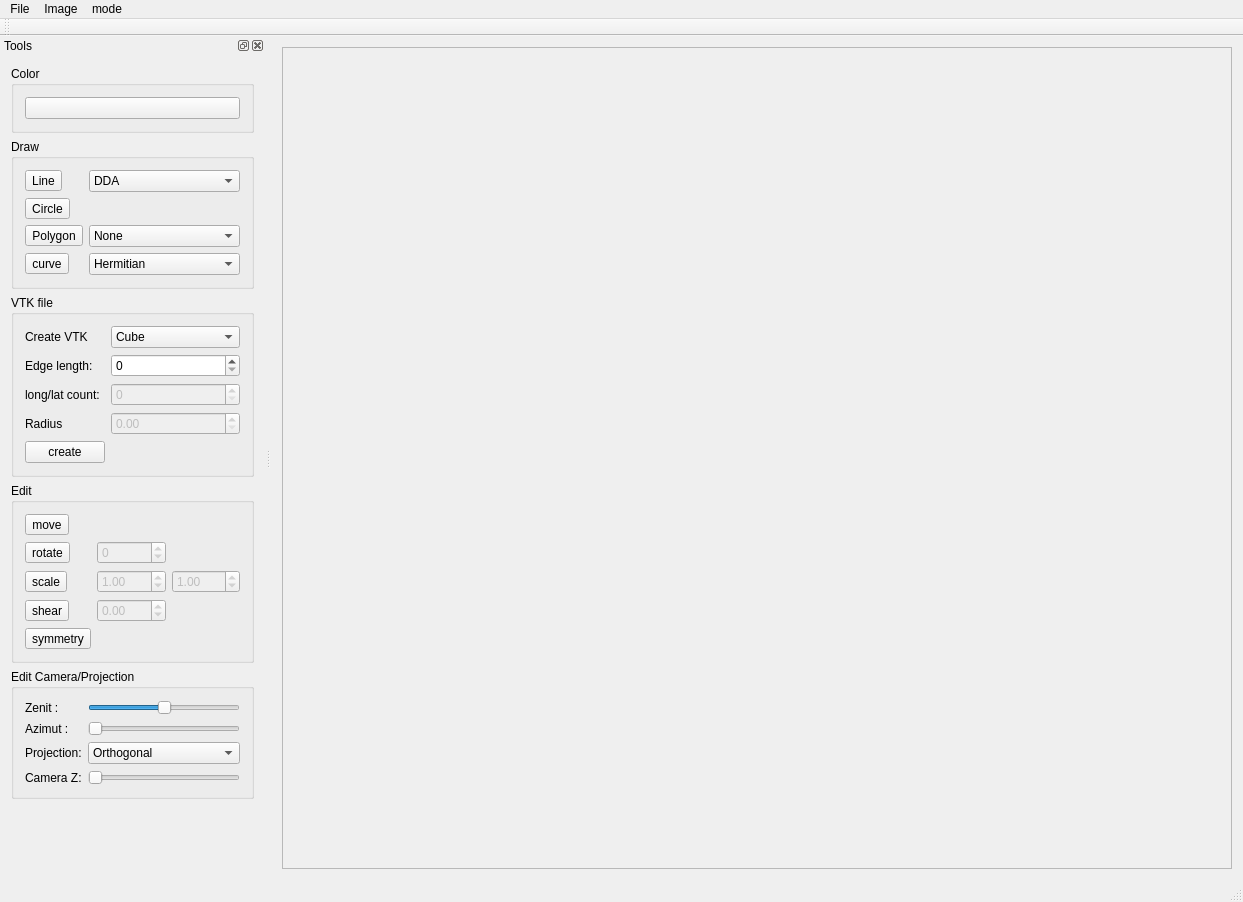
<?xml version="1.0" encoding="UTF-8"?>
<ui version="4.0">
 <class>ModelViewerClass</class>
 <widget class="QMainWindow" name="ModelViewerClass">
  <property name="geometry">
   <rect>
    <x>0</x>
    <y>0</y>
    <width>1243</width>
    <height>902</height>
   </rect>
  </property>
  <property name="windowTitle">
   <string>ModelViewer</string>
  </property>
  <widget class="QWidget" name="centralWidget">
   <layout class="QVBoxLayout" name="verticalLayout_3">
    <item>
     <widget class="QScrollArea" name="scrollArea">
      <property name="widgetResizable">
       <bool>true</bool>
      </property>
      <widget class="QWidget" name="scrollAreaWidgetContents">
       <property name="geometry">
        <rect>
         <x>0</x>
         <y>0</y>
         <width>980</width>
         <height>827</height>
        </rect>
       </property>
      </widget>
     </widget>
    </item>
   </layout>
  </widget>
  <widget class="QMenuBar" name="menuBar">
   <property name="geometry">
    <rect>
     <x>0</x>
     <y>0</y>
     <width>1243</width>
     <height>22</height>
    </rect>
   </property>
   <widget class="QMenu" name="menuFile">
    <property name="title">
     <string>File</string>
    </property>
    <addaction name="actionOpen"/>
    <addaction name="actionSave_as"/>
    <addaction name="separator"/>
    <addaction name="actionExit"/>
   </widget>
   <widget class="QMenu" name="menuImage">
    <property name="title">
     <string>Image</string>
    </property>
    <addaction name="actionClear"/>
   </widget>
   <widget class="QMenu" name="menumode">
    <property name="title">
     <string>mode</string>
    </property>
    <addaction name="action2D"/>
    <addaction name="action3D"/>
   </widget>
   <addaction name="menuFile"/>
   <addaction name="menuImage"/>
   <addaction name="menumode"/>
  </widget>
  <widget class="QToolBar" name="mainToolBar">
   <attribute name="toolBarArea">
    <enum>TopToolBarArea</enum>
   </attribute>
   <attribute name="toolBarBreak">
    <bool>false</bool>
   </attribute>
  </widget>
  <widget class="QStatusBar" name="statusBar"/>
  <widget class="QDockWidget" name="dockWidget">
   <property name="windowTitle">
    <string>Tools</string>
   </property>
   <attribute name="dockWidgetArea">
    <number>1</number>
   </attribute>
   <widget class="QWidget" name="dockWidgetContents">
    <layout class="QVBoxLayout" name="verticalLayout">
     <item>
      <widget class="QGroupBox" name="groupBox">
       <property name="title">
        <string>Color</string>
       </property>
       <layout class="QVBoxLayout" name="verticalLayout_2">
        <item>
         <widget class="QPushButton" name="pushButtonSetColor">
          <property name="text">
           <string/>
          </property>
         </widget>
        </item>
       </layout>
      </widget>
     </item>
     <item>
      <widget class="QGroupBox" name="groupBox_2">
       <property name="title">
        <string>Draw</string>
       </property>
       <property name="checkable">
        <bool>false</bool>
       </property>
       <layout class="QFormLayout" name="formLayout">
        <item row="1" column="0">
         <widget class="QToolButton" name="toolButtonDrawLine">
          <property name="text">
           <string>Line</string>
          </property>
          <property name="checkable">
           <bool>true</bool>
          </property>
         </widget>
        </item>
        <item row="1" column="1">
         <widget class="QComboBox" name="comboBoxLineAlg">
          <item>
           <property name="text">
            <string>DDA</string>
           </property>
          </item>
          <item>
           <property name="text">
            <string>Bresenham</string>
           </property>
          </item>
         </widget>
        </item>
        <item row="2" column="0">
         <widget class="QToolButton" name="toolButtonDrawCircle">
          <property name="text">
           <string>Circle</string>
          </property>
          <property name="checkable">
           <bool>true</bool>
          </property>
         </widget>
        </item>
        <item row="3" column="0">
         <widget class="QToolButton" name="toolButtonDrawPolygon">
          <property name="text">
           <string>Polygon</string>
          </property>
          <property name="checkable">
           <bool>true</bool>
          </property>
         </widget>
        </item>
        <item row="3" column="1">
         <widget class="QComboBox" name="comboBoxFillingAlg">
          <item>
           <property name="text">
            <string>None</string>
           </property>
          </item>
          <item>
           <property name="text">
            <string>Solid</string>
           </property>
          </item>
          <item>
           <property name="text">
            <string>Nearest Neighbour</string>
           </property>
          </item>
          <item>
           <property name="text">
            <string>Barycentric</string>
           </property>
          </item>
         </widget>
        </item>
        <item row="4" column="0">
         <widget class="QToolButton" name="toolButtonDrawCurve">
          <property name="text">
           <string>curve</string>
          </property>
          <property name="checkable">
           <bool>true</bool>
          </property>
         </widget>
        </item>
        <item row="4" column="1">
         <widget class="QComboBox" name="comboBoxCurveAlg">
          <item>
           <property name="text">
            <string>Hermitian</string>
           </property>
          </item>
          <item>
           <property name="text">
            <string>Bezier</string>
           </property>
          </item>
          <item>
           <property name="text">
            <string>Coons Cubic B-Spline</string>
           </property>
          </item>
         </widget>
        </item>
       </layout>
      </widget>
     </item>
     <item>
      <widget class="QGroupBox" name="groupBox_4">
       <property name="title">
        <string>VTK file</string>
       </property>
       <layout class="QFormLayout" name="formLayout_2">
        <item row="6" column="0">
         <widget class="QPushButton" name="pushButtonCreateVTK">
          <property name="text">
           <string>create</string>
          </property>
         </widget>
        </item>
        <item row="3" column="0">
         <widget class="QLabel" name="label">
          <property name="text">
           <string>Edge length:</string>
          </property>
         </widget>
        </item>
        <item row="3" column="1">
         <widget class="QSpinBox" name="spinBoxEdgeLength">
          <property name="maximum">
           <number>1000</number>
          </property>
         </widget>
        </item>
        <item row="1" column="1">
         <widget class="QComboBox" name="comboBoxTypeCreateVTK">
          <item>
           <property name="text">
            <string>Cube</string>
           </property>
          </item>
          <item>
           <property name="text">
            <string>Sphere</string>
           </property>
          </item>
         </widget>
        </item>
        <item row="1" column="0">
         <widget class="QLabel" name="label_2">
          <property name="text">
           <string>Create VTK</string>
          </property>
         </widget>
        </item>
        <item row="4" column="0">
         <widget class="QLabel" name="label_3">
          <property name="text">
           <string>long/lat count:</string>
          </property>
         </widget>
        </item>
        <item row="4" column="1">
         <widget class="QSpinBox" name="spinBoxLongLatCount">
          <property name="enabled">
           <bool>false</bool>
          </property>
          <property name="maximum">
           <number>1000</number>
          </property>
         </widget>
        </item>
        <item row="5" column="0">
         <widget class="QLabel" name="label_4">
          <property name="text">
           <string>Radius</string>
          </property>
         </widget>
        </item>
        <item row="5" column="1">
         <widget class="QDoubleSpinBox" name="doubleSpinBoxSphereRadius">
          <property name="enabled">
           <bool>false</bool>
          </property>
          <property name="maximum">
           <double>1000.000000000000000</double>
          </property>
         </widget>
        </item>
       </layout>
      </widget>
     </item>
     <item>
      <widget class="QGroupBox" name="groupBox_3">
       <property name="title">
        <string>Edit</string>
       </property>
       <layout class="QGridLayout" name="gridLayout">
        <item row="4" column="1">
         <widget class="QDoubleSpinBox" name="spinBoxShearFactor">
          <property name="enabled">
           <bool>false</bool>
          </property>
          <property name="minimum">
           <double>-5.000000000000000</double>
          </property>
          <property name="maximum">
           <double>5.000000000000000</double>
          </property>
          <property name="singleStep">
           <double>0.100000000000000</double>
          </property>
         </widget>
        </item>
        <item row="2" column="1">
         <widget class="QDoubleSpinBox" name="spinBoxScaleX">
          <property name="enabled">
           <bool>false</bool>
          </property>
          <property name="minimum">
           <double>-5.000000000000000</double>
          </property>
          <property name="maximum">
           <double>5.000000000000000</double>
          </property>
          <property name="singleStep">
           <double>0.100000000000000</double>
          </property>
          <property name="value">
           <double>1.000000000000000</double>
          </property>
         </widget>
        </item>
        <item row="4" column="0">
         <widget class="QToolButton" name="toolButtonEditShear">
          <property name="text">
           <string>shear</string>
          </property>
          <property name="checkable">
           <bool>true</bool>
          </property>
         </widget>
        </item>
        <item row="0" column="0">
         <widget class="QToolButton" name="toolButtonEditPosition">
          <property name="text">
           <string>move</string>
          </property>
          <property name="checkable">
           <bool>true</bool>
          </property>
         </widget>
        </item>
        <item row="2" column="0">
         <widget class="QToolButton" name="toolButtonEditScale">
          <property name="text">
           <string>scale</string>
          </property>
          <property name="checkable">
           <bool>true</bool>
          </property>
         </widget>
        </item>
        <item row="2" column="2">
         <widget class="QDoubleSpinBox" name="spinBoxScaleY">
          <property name="enabled">
           <bool>false</bool>
          </property>
          <property name="minimum">
           <double>-5.000000000000000</double>
          </property>
          <property name="maximum">
           <double>5.000000000000000</double>
          </property>
          <property name="singleStep">
           <double>0.100000000000000</double>
          </property>
          <property name="value">
           <double>1.000000000000000</double>
          </property>
         </widget>
        </item>
        <item row="1" column="0">
         <widget class="QToolButton" name="toolButtonEditRotation">
          <property name="text">
           <string>rotate</string>
          </property>
          <property name="checkable">
           <bool>true</bool>
          </property>
         </widget>
        </item>
        <item row="1" column="1">
         <widget class="QSpinBox" name="spinBoxRotation">
          <property name="enabled">
           <bool>false</bool>
          </property>
          <property name="minimum">
           <number>-360</number>
          </property>
          <property name="maximum">
           <number>360</number>
          </property>
         </widget>
        </item>
        <item row="5" column="0">
         <widget class="QToolButton" name="toolButtonSymmetry">
          <property name="text">
           <string>symmetry</string>
          </property>
         </widget>
        </item>
       </layout>
      </widget>
     </item>
     <item>
      <widget class="QGroupBox" name="groupBox_5">
       <property name="title">
        <string>Edit Camera/Projection</string>
       </property>
       <layout class="QGridLayout" name="gridLayout_2">
        <item row="2" column="0">
         <widget class="QLabel" name="label_7">
          <property name="text">
           <string>Projection:</string>
          </property>
         </widget>
        </item>
        <item row="0" column="0">
         <widget class="QLabel" name="label_5">
          <property name="text">
           <string>Zenit :</string>
          </property>
         </widget>
        </item>
        <item row="2" column="1">
         <widget class="QComboBox" name="comboBoxProjectionType">
          <item>
           <property name="text">
            <string>Orthogonal</string>
           </property>
          </item>
          <item>
           <property name="text">
            <string>Perspective</string>
           </property>
          </item>
         </widget>
        </item>
        <item row="1" column="0">
         <widget class="QLabel" name="label_6">
          <property name="text">
           <string>Azimut :</string>
          </property>
         </widget>
        </item>
        <item row="0" column="1">
         <widget class="QSlider" name="horizontalSliderZenit">
          <property name="minimum">
           <number>-90</number>
          </property>
          <property name="maximum">
           <number>90</number>
          </property>
          <property name="orientation">
           <enum>Qt::Horizontal</enum>
          </property>
         </widget>
        </item>
        <item row="1" column="1">
         <widget class="QSlider" name="horizontalSliderAzimut">
          <property name="maximum">
           <number>360</number>
          </property>
          <property name="orientation">
           <enum>Qt::Horizontal</enum>
          </property>
         </widget>
        </item>
        <item row="3" column="1">
         <widget class="QSlider" name="horizontalSliderCameraCoordZ">
          <property name="enabled">
           <bool>false</bool>
          </property>
          <property name="minimum">
           <number>250</number>
          </property>
          <property name="maximum">
           <number>2000</number>
          </property>
          <property name="orientation">
           <enum>Qt::Horizontal</enum>
          </property>
         </widget>
        </item>
        <item row="3" column="0">
         <widget class="QLabel" name="label_8">
          <property name="text">
           <string>Camera Z:</string>
          </property>
         </widget>
        </item>
       </layout>
      </widget>
     </item>
     <item>
      <spacer name="verticalSpacer">
       <property name="orientation">
        <enum>Qt::Vertical</enum>
       </property>
       <property name="sizeHint" stdset="0">
        <size>
         <width>20</width>
         <height>40</height>
        </size>
       </property>
      </spacer>
     </item>
    </layout>
   </widget>
  </widget>
  <action name="actionOpen">
   <property name="text">
    <string>Open</string>
   </property>
   <property name="shortcut">
    <string>Ctrl+O</string>
   </property>
  </action>
  <action name="actionSave_as">
   <property name="text">
    <string>Save as</string>
   </property>
   <property name="shortcut">
    <string>Ctrl+S</string>
   </property>
  </action>
  <action name="actionClear">
   <property name="text">
    <string>Clear</string>
   </property>
  </action>
  <action name="actionExit">
   <property name="text">
    <string>Exit</string>
   </property>
   <property name="shortcut">
    <string>Alt+F4</string>
   </property>
  </action>
  <action name="actionResize">
   <property name="text">
    <string>Resize</string>
   </property>
  </action>
  <action name="action2D">
   <property name="text">
    <string>2D</string>
   </property>
  </action>
  <action name="action3D">
   <property name="text">
    <string>3D</string>
   </property>
  </action>
 </widget>
 <layoutdefault spacing="6" margin="11"/>
 <resources>
  <include location="ModelViewer.qrc"/>
 </resources>
 <connections/>
</ui>
